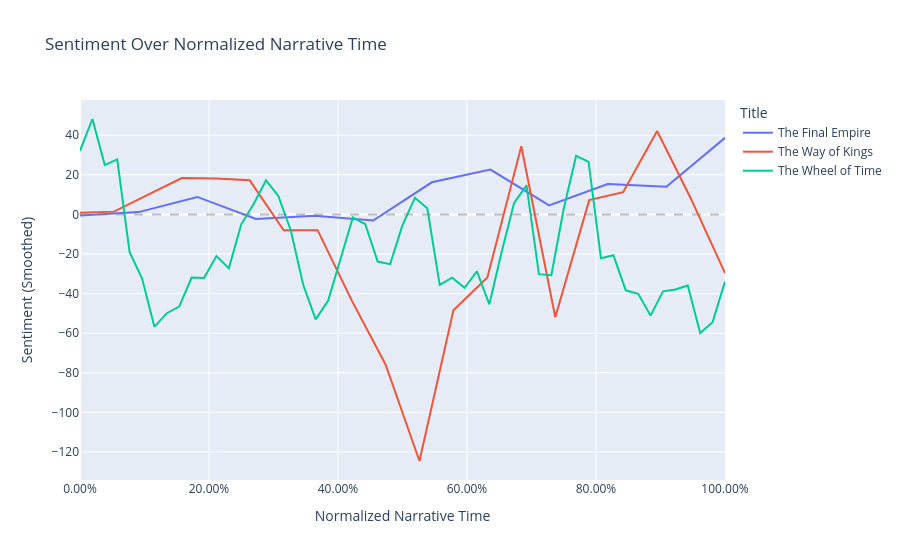

Notebook code cell kept with this figure:
### Markdown cell above
## Plot the Syuszhet Sentiment overtime narrative time

### Code cell
plot_df = DOC_SENT.reset_index()
plot_df['max_chapter'] = plot_df.groupby('title')['chapter_id'].transform(max)
plot_df['book_progress'] = plot_df['chapter_id'] / plot_df['max_chapter'].replace(0, 1)

books_to_plot = ['The Wheel of Time', 'The Way of Kings', 'The Final Empire']

plot_df['smoothed_sentiment'] = plot_df.groupby('title')['syu_sentiment'].transform(lambda x: x.rolling(window=3, min_periods=1).mean())

subset_df  = plot_df[plot_df['title'].isin(books_to_plot)].copy()

fig = px.line(
    subset_df,
    x='book_progress',
    y='smoothed_sentiment',
    color='title',
    title='Sentiment Over Normalized Narrative Time',
    labels={
        'book_progress': 'Normalized Narrative Time',
        'smoothed_sentiment': 'Sentiment (Smoothed)',
        'title': 'Title'
    }
)
fig.add_hline(y=0, line_dash='dash', line_color='gray', opacity=0.5)
fig.update_layout(
    xaxis_title='Normalized Narrative Time',
    yaxis_title='Sentiment (Smoothed)',
    legend_title='Title',
    xaxis_tickformat='.2%'
)
fig.show()

### Figure 1 — Plotly figure (JSON) as saved in the notebook; plotly's stock layout.template omitted (floating-point values rounded to 4 significant figures)
{"data": [{"hovertemplate": "Title=The Final Empire<br>Normalized Narrative Time=%{x}<br>Sentiment (Smoothed)=%{y}<extra></extra>", "legendgroup": "The Final Empire", "line": {"color": "#636efa", "dash": "solid"}, "marker": {"symbol": "circle"}, "mode": "lines", "name": "The Final Empire", "orientation": "v", "showlegend": true, "type": "scatter", "x": [0.0, 0.09091, 0.1818, 0.2727, 0.3636, 0.4545, 0.5455, 0.6364, 0.7273, 0.8182, 0.9091, 1.0], "xaxis": "x", "y": [-0.5, 1.175, 8.85, -2.283, -0.6, -3.1, 16.25, 22.67, 4.6, 15.42, 14.0, 38.7], "yaxis": "y"}, {"hovertemplate": "Title=The Way of Kings<br>Normalized Narrative Time=%{x}<br>Sentiment (Smoothed)=%{y}<extra></extra>", "legendgroup": "The Way of Kings", "line": {"color": "#EF553B", "dash": "solid"}, "marker": {"symbol": "circle"}, "mode": "lines", "name": "The Way of Kings", "orientation": "v", "showlegend": true, "type": "scatter", "x": [0.0, 0.05263, 0.1579, 0.2105, 0.2632, 0.3158, 0.3684, 0.4211, 0.4737, 0.5263, 0.5789, 0.6316, 0.6842, 0.7368, 0.7895, 0.8421, 0.8947, 0.9474, 1.0], "xaxis": "x", "y": [0.8, 1.425, 18.4, 18.22, 17.23, -8.017, -7.933, -43.3, -75.82, -124.6, -48.4, -31.87, 34.47, -51.92, 7.25, 11.25, 42.2, 7.833, -29.65], "yaxis": "y"}, {"hovertemplate": "Title=The Wheel of Time<br>Normalized Narrative Time=%{x}<br>Sentiment (Smoothed)=%{y}<extra></extra>", "legendgroup": "The Wheel of Time", "line": {"color": "#00cc96", "dash": "solid"}, "marker": {"symbol": "circle"}, "mode": "lines", "name": "The Wheel of Time", "orientation": "v", "showlegend": true, "type": "scatter", "x": [0.0, 0.01923, 0.03846, 0.05769, 0.07692, 0.09615, 0.1154, 0.1346, 0.1538, 0.1731, 0.1923, 0.2115, 0.2308, 0.25, 0.2692, 0.2885, 0.3077, 0.3269, 0.3462, 0.3654, 0.3846, 0.4038, 0.4231, 0.4423, 0.4615, 0.4808, 0.5, 0.5192, 0.5385, 0.5577, 0.5769, 0.5962, 0.6154, 0.6346, 0.6538, 0.6731, 0.6923, 0.7115, 0.7308, 0.75, 0.7692, 0.7885, 0.8077, 0.8269, 0.8462, 0.8654, 0.8846, 0.9038, 0.9231, 0.9423, 0.9615, 0.9808, 1.0], "xaxis": "x", "y": [32.15, 48.22, 24.93, 27.8, -19.02, -32.22, -56.8, -49.88, -46.55, -31.88, -32.12, -21.05, -27.22, -4.967, 5.317, 17.22, 9.2, -8.25, -35.67, -53.02, -43.58, -21.97, -1.55, -4.883, -23.78, -25.13, -5.417, 8.4, 3.15, -35.62, -31.92, -37.03, -28.78, -45.38, -18.88, 5.85, 14.68, -30.18, -30.72, 2.85, 29.65, 26.55, -22.15, -20.6, -38.33, -40.08, -51.12, -38.87, -37.95, -35.87, -59.88, -54.42, -33.88], "yaxis": "y"}], "layout": {"legend": {"title": {"text": "Title"}, "tracegroupgap": 0}, "shapes": [{"line": {"color": "gray", "dash": "dash"}, "opacity": 0.5, "type": "line", "x0": 0, "x1": 1, "xref": "x domain", "y0": 0, "y1": 0, "yref": "y"}], "title": {"text": "Sentiment Over Normalized Narrative Time"}, "xaxis": {"anchor": "y", "domain": [0, 1], "tickformat": ".2%", "title": {"text": "Normalized Narrative Time"}}, "yaxis": {"anchor": "x", "domain": [0, 1], "title": {"text": "Sentiment (Smoothed)"}}}}
